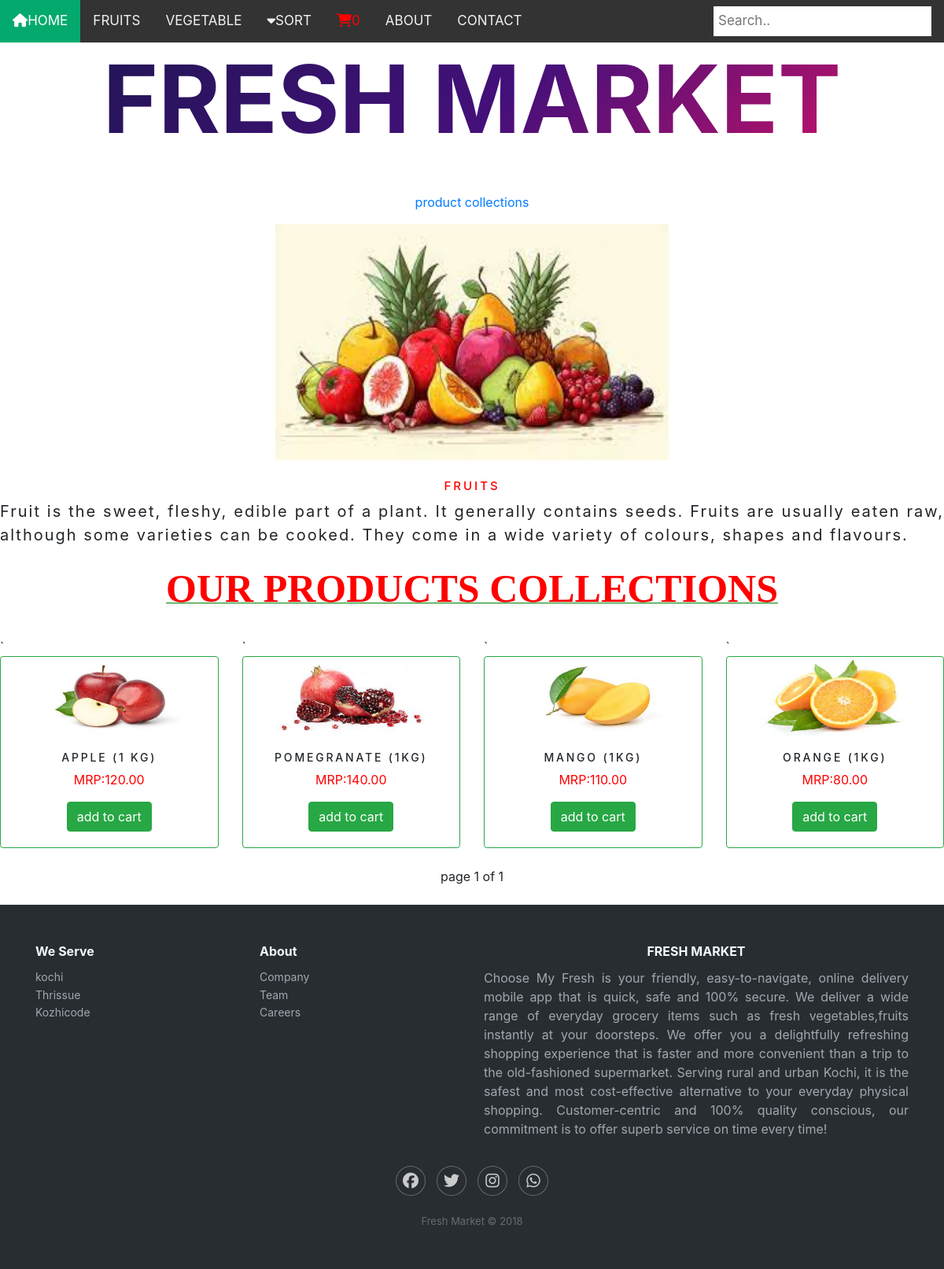
/fruits/, run on the app's committed database.
### shop/models.py (models this page shows, shortened)
class Category(models.Model):
    name=models.CharField(max_length=250,unique=True)
    slug=models.SlugField(max_length=250,unique=True)
    description=models.TextField(blank=True)
    image=models.ImageField(upload_to='category',blank=True)
    class Meta:
        ordering=('name',)
        verbose_name='category'
        verbose_name_plural='categories'
    def get_url(self):
         return reverse('shop:product_by_category',args=[self.slug])

class Product(models.Model):
    name=models.CharField(max_length=250,unique=True)
    slug=models.SlugField(max_length=250,unique=True)
    description=models.TextField(blank=True)
    price=models.DecimalField(max_digits=10,decimal_places=2)
    category=models.ForeignKey(Category,on_delete=models.CASCADE)
    image=models.ImageField(upload_to='product',blank=True)
    stock=models.IntegerField()
    available=models.BooleanField(default=True)
    created=models.DateTimeField(auto_now_add=True)
    updated=models.DateTimeField(auto_now=True)
    def get_url(self):
        return reverse('shop:prodCatdetail',args=[self.category.slug,self.slug])
    class Meta:
        ordering=('name',)
        verbose_name='product'
        verbose_name_plural='products'

### shop/views.py (the view)
# urls.py: path('',views.allprodCat,name='allprodCat'),
def allprodCat(request,c_slug=None):
    c_page=None
    products_list=None
    if c_slug!=None:
        c_page=get_object_or_404(Category,slug=c_slug)
        products_list=Product.objects.all().filter(category=c_page,available=True)
    else:
        products_list=Product.objects.all().filter(available=True)
    paginator=Paginator(products_list,12)
    page=request.GET.get('page')
    try:
        products_list=paginator.page(page)
    except PageNotAnInteger:
        products_list=paginator.page(1)
    except EmptyPage:
        products_list=paginator.page(paginator.num_pages)
    return render(request,'category.html',{'category':c_page,'products':products_list,'page':page})

### cart/context_processors.py (called while the page is built)
def counter(request):
    item_count=0
    if 'admin' in request.path:
        return {}
    else:
        try:
            cart=Cart.objects.filter(cart_id=_cart_id(request))
            cart_items=Cartitem.objects.all().filter(cart=cart[:1])
            for cart_item in cart_items:
                item_count += cart_item.quantity
        except Cart.DoesNotExist:
            item_count=0
    return dict(item_count=item_count)

### cart/views.py (called while the page is built)
def _cart_id(request):
    cart=request.session.session_key
    if not cart:
        cart=request.session.create()
    return cart

### shop/context_processors.py (called while the page is built)
def menu_link(request):
    links=Category.objects.all()
    return dict(links=links)

### templates/category.html (shortened to what this page needs)
{% extends 'base.html' %}
{% load static %}
{% block content %}
{% if category %}
<div>
<div>
        <div class="row my_row_class">
            <div class="mx-auto">
            <p><a href="{% url 'shop:allprodCat' %}">product collections</a></p>
        </div>
        </div>
</div>
{% endif %}
<div class="mx_auto">
    {% if category %}
    <center>
        <img class=my_image" src="{{category.image.url}}" width="500" height="300">
    </center>
</div>
    <br>
<div>
        <h1 class="text-center my_title" style="color:red">{{category.name}}</h1>
        <p class="text-justify" style="font-size:20px;letter-spacing : .1em;">{{category.description}}</p>
</div>
    {% endif %}
        <div class="text-center" style="color:red;text-transform:uppercase;font-size:50px;font-family:Oswald;"><b><u style="text-decoration-color:green;text-decoration-thickness:1px;"><b>our products collections</b></u></b></div><br>
    <div class="row mx_auto">
        {% for product in products %}
        <div class="my_bottom_margi col-9 col-sm-9 col-md-6  col-lg-3">
      `      <div class="card text-center card border-success" style="min-width:8rem;min-height:8rem">
                <a href="{{product.get_url}}"><img class="card-img-top my_image" src="{{product.image.url}}" style="width:190px;height:100px" alt="{{product.name}}"></a>
            <div class="card-body">
                <h4>{{product.name}}</h4>
                <p style="color:red;">MRP:{{product.price}}</p>
                <a class="btn btn-success" href="{% url 'cart:add_cart' product.id %}">add to cart</a>
            </div>
            </div>
        </div>
        {% endfor %}
    </div>
    <br>
    <center>{% include 'paginator.html' with page=products %}
    </center>
    <br>
</div>
{% endblock %}

### templates/base.html (shortened to what this page needs)
{% load static %}
<!DOCTYPE html>
<html lang="en">
  <head>
    <link rel="stylesheet" href="{% static 'css/custome.css' %}" />
    <link rel="stylesheet" href="{% static 'css/bootstrap.min.css' %}" />
  </head>
  <body>
    <div class>
      {% include 'nav.html' %}
      <link rel="stylesheet" href="{% static 'css/nav.css' %}" />
      {% include 'header.html' %}
      <link rel="stylesheet" href="{% static 'css/head.css' %}" />
      <br />
      {% block content %} {% endblock %}
    </div>
    {% include 'footer.html' %}
    <link rel="stylesheet" href="{% static 'css/footer.css' %}" />
  </body>
</html>

### templates/nav.html (shortened to what this page needs)
<div class="topnav">
<a class="active" href="{% url 'shop:allprodCat' %}"><i class="fa-solid fa-house"></i>HOME</a>
  {% for cat in links %}
  <a  href="{{cat.get_url}}" style="text-transform:uppercase;" >{{cat.name}}</a>
  {% endfor %}
  <a href="{% url 'shop:sort' %}"> <i class="fa fa-caret-down"></i>SORT</a>
<a href="{% url 'cart:cart_details' %}" style="color:red"><i class="fa-solid fa-cart-shopping"></i>{{item_count}}</a>
  <a href="{% url 'shop:about' %}">ABOUT
  </a>
  <a href="{% url 'shop:contact' %}" >CONTACT</a>
  <form action="{% url 'search_app:search' %}" method="post">
  <input type="text" placeholder="Search.." name="q">
  </form>
</div>

### templates/header.html
{% load static %}
<center>
  <div class="container">
    <div class="row">
      <div class="col-md-12 text-center">
        <h3 class="animate-charcter" style="font-size: 120px">
          <b>FRESH MARKET</b>
        </h3>
      </div>
    </div>
  </div>
</center>

### templates/paginator.html (shortened to what this page needs)
<div class="">
        <span class="">
        <span class="">
            page {{ page.number }} of {{ page.paginator.num_pages }}
        </span>
        </span>
</div>

### templates/footer.html
<div class="footer-dark">
        <footer>
            <div class="container">
                <div class="row">
                    <div class="col-sm-6 col-md-3 item">
                        <h3>We Serve</h3>
                        <ul>
                            <li><a href="#">kochi</a></li>
                            <li><a href="#">Thrissue</a></li>
                            <li><a href="#">Kozhicode</a></li>
                        </ul>
                    </div>
                    <div class="col-sm-6 col-md-3 item">
                        <h3>About</h3>
                        <ul>
                            <li><a href="#">Company</a></li>
                            <li><a href="#">Team</a></li>
                            <li><a href="#">Careers</a></li>
                        </ul>
                    </div>
                    <div class="col-md-6 item text">
                        <h3 class="text-center">FRESH MARKET</h3>
                        <p class="text-justify">Choose My Fresh is your friendly, easy-to-navigate, online delivery mobile app that is quick, safe and 100% secure. We deliver a wide range of everyday grocery items such as fresh vegetables,fruits instantly at your doorsteps. We offer you a delightfully refreshing shopping experience that is faster and more convenient than a trip to the old-fashioned supermarket. Serving rural and urban Kochi, it is the safest and most cost-effective alternative to your everyday physical shopping. Customer-centric and 100% quality conscious, our commitment is to offer superb service on time every time!
                        </p>
                    </div>
                    <div class="col item social"><a href=""><i class="fa-brands fa-facebook"></i></a><a href="#"><i class="fa-brands fa-twitter"></i></a><a href="#"><i class="fa-brands fa-instagram"></i></a><a href="#"><i class="fa-brands fa-whatsapp"></i></a></div>
                </div>
                <p class="copyright">Fresh Market © 2018</p>
            </div>
        </footer>
    </div>

### static/css/custome.css (style rules this page uses)
body { font-family: 'Roboto', sans-serif; }
.my_row_class { padding-top : 15px; }
.my_image { width : 100%; height : auto; }
.my_title { font-size : 15px; text-transform : uppercase; letter-spacing : .2em; }
.my_bottom_margi { margin_bottom : 10px; }
.card-body h4 { font-size : 14px; text-transform : uppercase; letter-spacing : .2em; }

### static/css/nav.css (style rules this page uses)
.topnav { background-color: #333; overflow: hidden; }
.topnav a { float: left; color: #f2f2f2; text-align: center; padding: 14px 16px; text-decoration: none; font-size: 17px; }
.topnav a.active { background-color: #04AA6D; color: white; }
.topnav input[type=text] { float: right; padding: 6px; border: none; margin-top: 8px; margin-right: 16px; font-size: 17px; }

### static/css/head.css (style rules this page uses)
.animate-charcter { text-transform: uppercase; background-image: linear-gradient( -225deg, #231557 0%, #44107a 29%, #ff1361 67%, #fff800 100% ); background-size: auto auto; background-clip: border-box; background-size: 200% auto; color: #fff; background-clip: text; text-fill-color: transparent; -webkit-background-clip: text; -webkit-text-fill-color: transparent; animation: textclip 2s linear infinite; display: inline-block; font-size: 90px; }

### static/css/footer.css (style rules this page uses)
.footer-dark { padding:50px 0; color:#f0f9ff; background-color:#282d32; }
.footer-dark h3 { margin-top:0; margin-bottom:12px; font-weight:bold; font-size:16px; }
.footer-dark ul { padding:0; list-style:none; line-height:1.6; font-size:14px; margin-bottom:0; }
.footer-dark ul a { color:inherit; text-decoration:none; opacity:0.6; }
.footer-dark .item.text { margin-bottom:36px; }
.footer-dark .item.text p { opacity:0.6; margin-bottom:0; }
.footer-dark .item.social { text-align:center; }
.footer-dark .item.social > a { font-size:20px; width:36px; height:36px; line-height:36px; display:inline-block; text-align:center; border-radius:50%; box-shadow:0 0 0 1px rgba(255,255,255,0.4); margin:0 8px; color:#fff; opacity:0.75; }
.footer-dark .copyright { text-align:center; padding-top:24px; opacity:0.3; font-size:13px; margin-bottom:0; }

### data on the page
Category: name "FRUITS", image (picture), description "Fruit is the sweet, fleshy, edible part of a plant. It generally contains seeds. Fruits are usually eaten raw, although some varieties can be cooked. They come in a wide variety of colours, shapes and flavours."
Category: name "VEGETABLE"
Product: image (picture), name "APPLE (1 KG)", price "120.00"
Product: image (picture), name "POMEGRANATE (1KG)", price "140.00"
Product: image (picture), name "MANGO (1KG)", price "110.00"
Product: image (picture), name "ORANGE (1KG)", price "80.00"

### other printed values
{{ item_count }} "0"
{{ page.number }} "1"
{{ page.paginator.num_pages }} "1"
